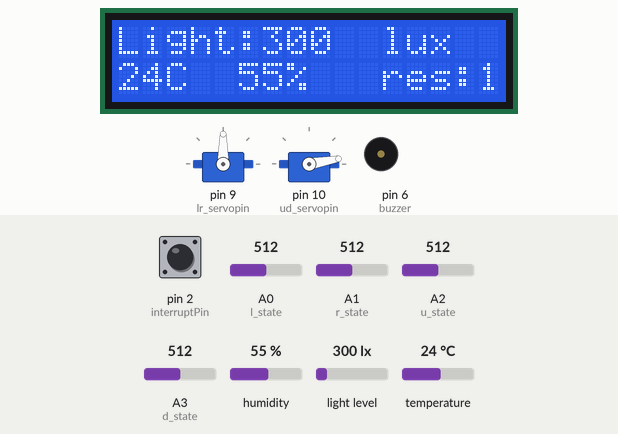
Simulated run of this sketch. Board: Arduino Uno, built with avr-gcc and run on an emulated ATmega328P. Shown: 2 × servo, 16×2 character LCD, buzzer (waves = sounding). Inputs (shaded band) come from the test bench; at power-on: temperature 24 °C, pin 2 (interruptPin) HIGH, A0 (l_state) = 512, light level 300 lx, A1 (r_state) = 512, A2 (u_state) = 512, A3 (d_state) = 512, humidity 55 %.

Above: at 3.2 s.
3.3 s: temperature set to 4 °C
At 4.6 s:
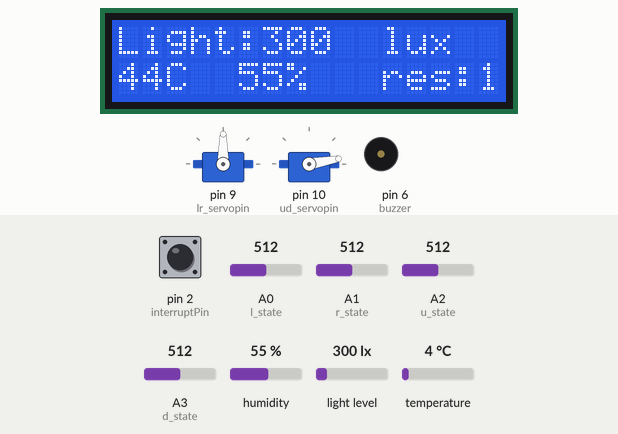
9.3 s: temperature set to 12 °C
At 10.9 s:
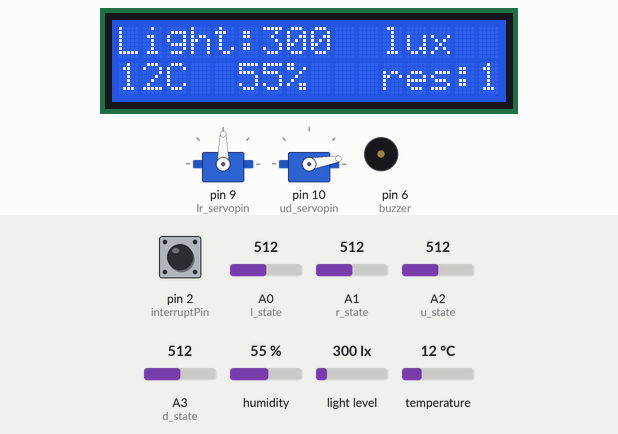
15.3 s: pin 2 (interruptPin) pulled LOW for 0.15 s
At 16.1 s:
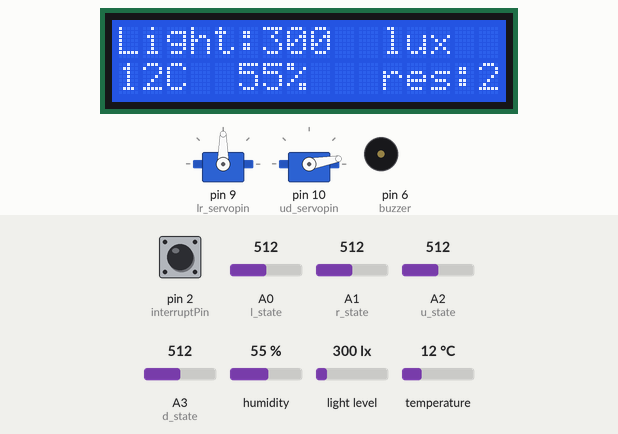
17.1 s: A0 (l_state) set to 538
At 19.4 s:
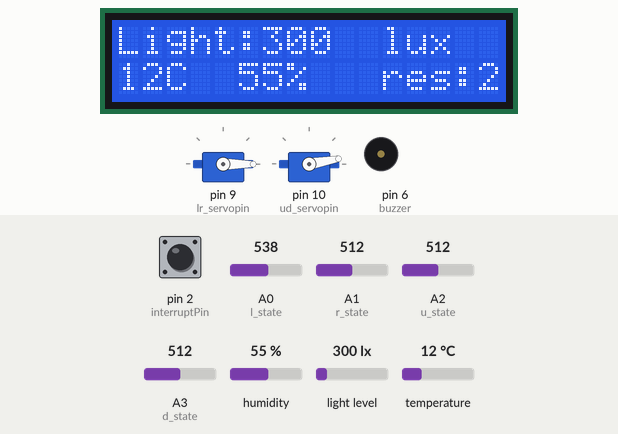
20.2 s: light level set to 1000 lx
At 21.4 s:
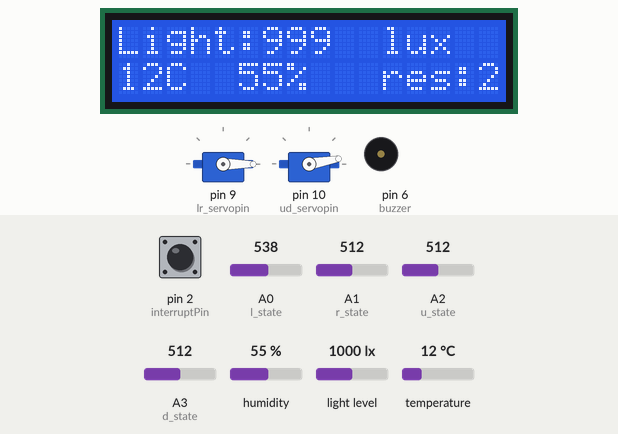
26.2 s: A1 (r_state) set to 545
32.2 s: A1 (r_state) set to 570
At 37.1 s:
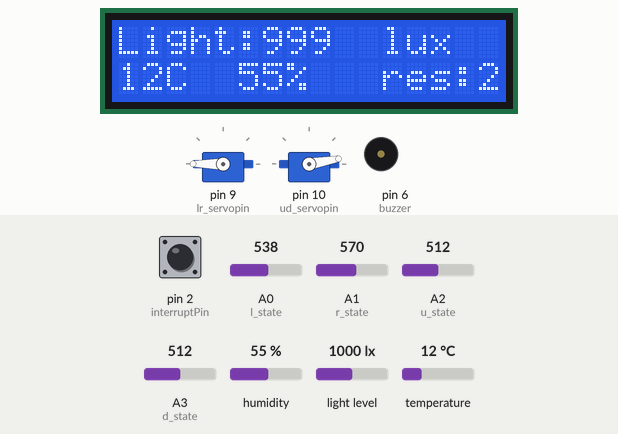
Timing chart, 0 to 37.7 s (numbered marks = the images above; inputs shaded):
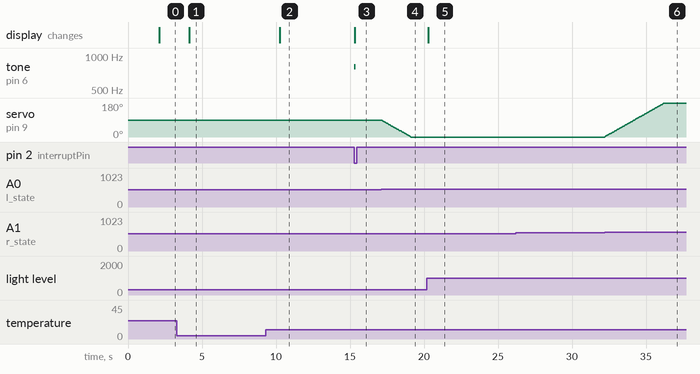

The sketch:

solar_generator.ino
```cpp
#include <Wire.h>
#include <LiquidCrystal_I2C.h>
LiquidCrystal_I2C lcd(0x27, 16, 2);

#include <BH1750.h>
BH1750 lightMeter;

#include <DHT.h>  // DHT 라이브러리 포함
#define DHT11_PIN 7  // DHT11의 디지털 핀 7 정의
DHT dht(DHT11_PIN, DHT11);  // DHT 객체 생성

#include <Servo.h>
Servo lr_servo; // 좌우 회전 서보
Servo ud_servo; // 상하 회전 서보

const byte interruptPin = 2;  // 버튼 핀 정의

int lr_angle = 90;  // 초기 각도 설정
int ud_angle = 10;  // 초기 각도 설정
int l_state = A0;  // 포토레지스터의 아날로그 입력 핀 정의
int r_state = A1;
int u_state = A2;
int d_state = A3;
const byte buzzer = 6;  // 버저 핀 정의
const byte lr_servopin = 9;  // 좌우 회전 서보 제어 신호 핀 정의
const byte ud_servopin = 10; // 상하 회전 서보 제어 신호 핀 정의

unsigned int light; // 빛 강도 변수
byte error = 15; // 진동 방지 오차 범위
byte m_speed = 10; // 서보 속도 조절 딜레이
byte resolution = 1;  // 서보 회전 정밀도
int temperature;  // 온도 변수
int humidity; // 습도 변수

void setup() {
  Serial.begin(9600); // 시리얼 통신 시작
  Wire.begin();
  lightMeter.begin();

  lr_servo.attach(lr_servopin);  // 서보 제어 핀 설정
  ud_servo.attach(ud_servopin);  // 서보 제어 핀 설정
  pinMode(l_state, INPUT); // 핀 모드 설정
  pinMode(r_state, INPUT);
  pinMode(u_state, INPUT);
  pinMode(d_state, INPUT);

  pinMode(interruptPin, INPUT_PULLUP);  // 버튼 핀을 풀업 모드로 설정
  attachInterrupt(digitalPinToInterrupt(interruptPin), adjust_resolution, FALLING); // 외부 인터럽트 설정

  lcd.init(); // LCD 초기화
  lcd.backlight(); // LCD 백라이트 켜기

  lr_servo.write(lr_angle); // 초기 각도로 서보 이동
  delay(1000);
  ud_servo.write(ud_angle);
  delay(1000);

  dht.begin(); // DHT 센서 초기화
}

void loop() {
  ServoAction();  // 서보 동작 수행
  read_light();   // BH1750 센서로부터 빛 강도 읽기
  read_dht11();   // DHT11 센서로부터 온도와 습도 읽기
  LcdShowValue(); // LCD에 값 표시
}

/**********서보 함수************/
void ServoAction(){
  int L = analogRead(l_state); // 아날로그 값 읽기
  int R = analogRead(r_state);
  int U = analogRead(u_state);
  int D = analogRead(d_state);
  /**********************좌우 조정**********************/
  if (abs(L - R) > error && L > R) {
    lr_angle -= resolution;
    if (lr_angle < 0) {
      lr_angle = 0;
    }
    lr_servo.write(lr_angle);
    delay(m_speed);
  }
  else if (abs(L - R) > error && L < R) {
    lr_angle += resolution;
    if (lr_angle > 180) {
      lr_angle = 180;
    }
    lr_servo.write(lr_angle);
    delay(m_speed);
  }
  else if (abs(L - R) <= error) {
    lr_servo.write(lr_angle);
  }
  /**********************상하 조정**********************/
  if (abs(U - D) > error && U >= D) {
    ud_angle -= resolution;
    if (ud_angle < 10) {
      ud_angle = 10;
    }
    ud_servo.write(ud_angle);
    delay(m_speed);
  }
  else if (abs(U - D) > error && U < D) {
    ud_angle += resolution;
    if (ud_angle > 90) {
      ud_angle = 90;
    }
    ud_servo.write(ud_angle);
    delay(m_speed);
  }
  else if (abs(U - D) <= error) {
    ud_servo.write(ud_angle);
  }
}

void LcdShowValue() {
  char str1[5];
  char str2[2];
  char str3[2];
  dtostrf(light, -5, 0, str1); // 문자열 형식으로 변환
  dtostrf(temperature, -2, 0, str2);
  dtostrf(humidity, -2, 0, str3);
  lcd.setCursor(0, 0);
  lcd.print("Light:");
  lcd.setCursor(6, 0);
  lcd.print(str1);
  lcd.setCursor(11, 0);
  lcd.print("lux");

  lcd.setCursor(0, 1);
  lcd.print(temperature);
  lcd.setCursor(2, 1);
  lcd.print("C");
  lcd.setCursor(5, 1);
  lcd.print(humidity);
  lcd.setCursor(7, 1);
  lcd.print("%");

  lcd.setCursor(11, 1);
  lcd.print("res:");
  lcd.setCursor(15, 1);
  lcd.print(resolution);
}

void read_light(){
  light = lightMeter.readLightLevel();  // BH1750 센서로부터 빛 강도 읽기
}

void read_dht11(){
  humidity = dht.readHumidity(); // 습도 읽기
  temperature = dht.readTemperature(); // 온도 읽기
}

/*********인터럽트 서비스 함수**************/
void adjust_resolution() {
  tone(buzzer, 800, 100);
  delay(10);  // 진동 제거 딜레이
  if (!digitalRead(interruptPin)){
    if(resolution < 5){
      resolution++;
    }else{
      resolution = 1;
    }
  }
}
```

Measured:
- the behaviour switches between 527 and 528 on A0 (l_state) (found by bisection; images 3 and 4)
- the behaviour switches between 553 and 554 on A1 (r_state) (found by bisection; images 5 and 6)
- after the input at 3.3 s, the display: changes after 0.85 s (image 1)
- after the input at 9.3 s, the display: changes after 0.96 s (image 2)
- after the input at 15.3 s, tone on pin 6 (buzzer): silent → 800 Hz at once, → silent 0.10 s later; the display: changes at once (image 3)
- after the input at 17.1 s, servo on pin 9 (lr_servopin): moves from 90° to 0° over 2.0 s, starting at once
- after the input at 20.2 s, the display: changes after 0.07 s (image 5)
- after the input at 26.2 s, every drawn part: stays the same
- after the input at 32.2 s, servo on pin 9 (lr_servopin): moves from 0° to 180° over 4.0 s, starting at once
